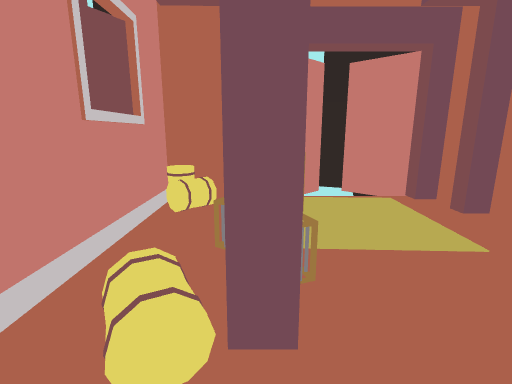
[1] (above)

16 first-person views from a walk through a Unity game level. The camera is 1.5 m above the floor, tilts 12° down and sees 85° across. The floor is counted in squares, 0.5 m on a side. Each view is taken from the middle of a square. On the plan, view 1 faces up. The plan holds only what a view shows up to about 20 squares ahead; the rest is blank.

[2]
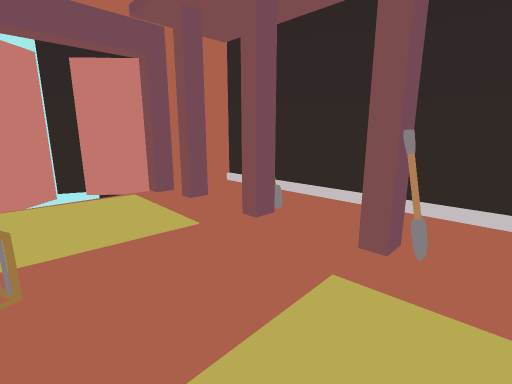

[3]
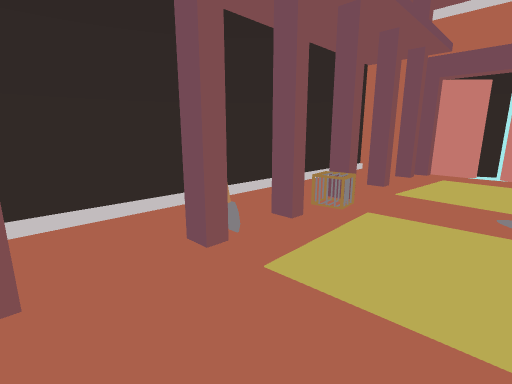

[4]
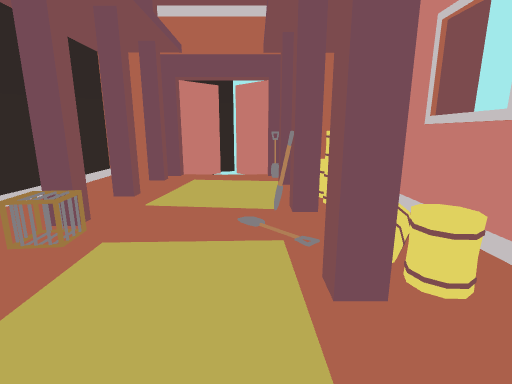

[5]
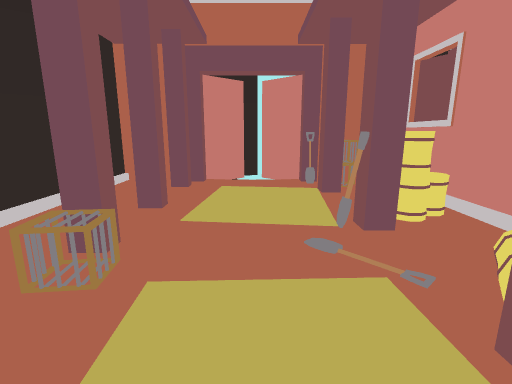

[6]
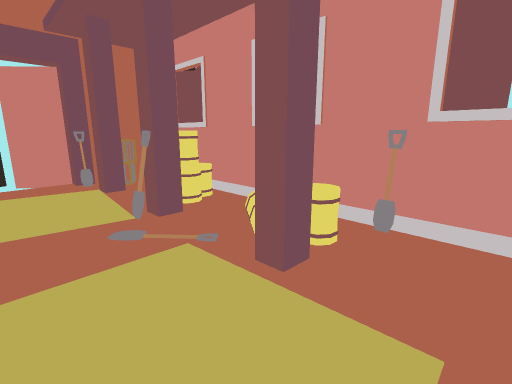

[7]
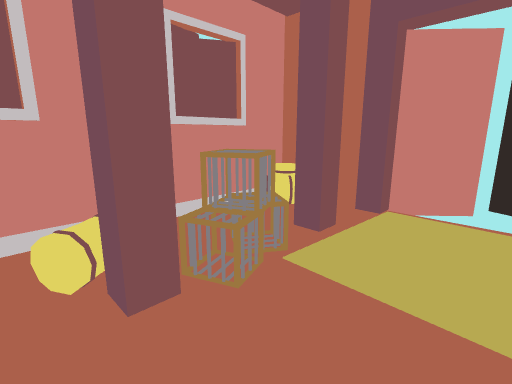

[8]
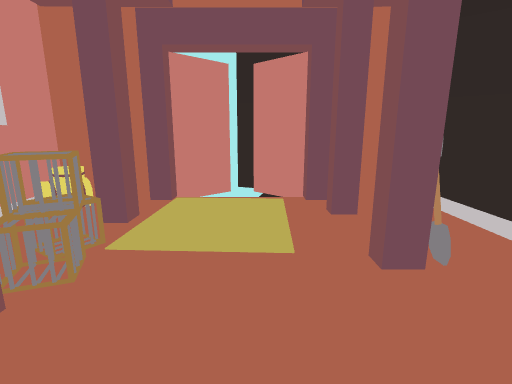

[9]
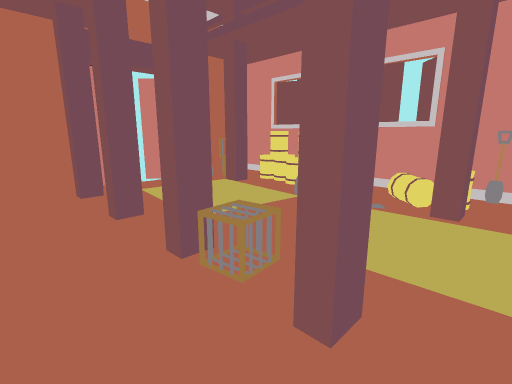

[10]
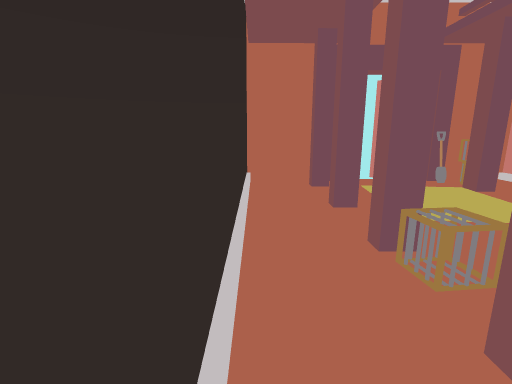

[11]
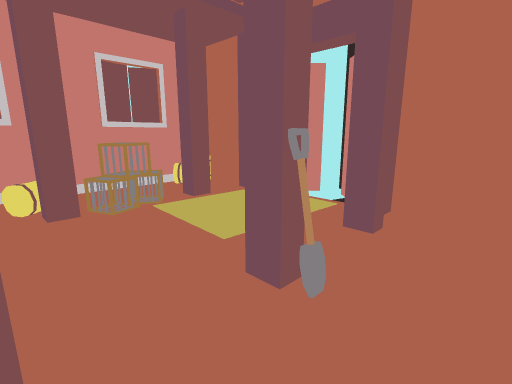

[12]
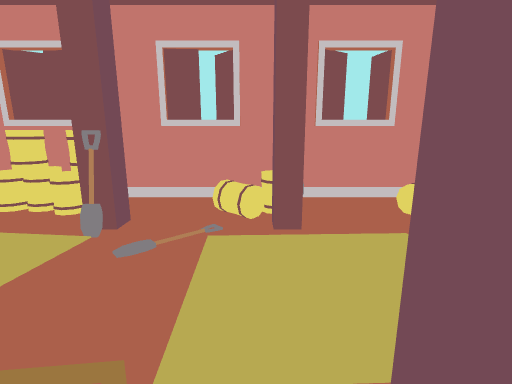

[13]
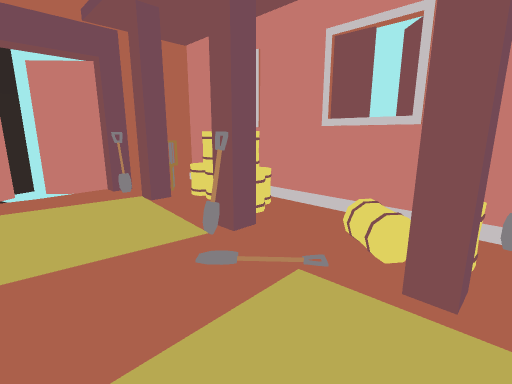

[14]
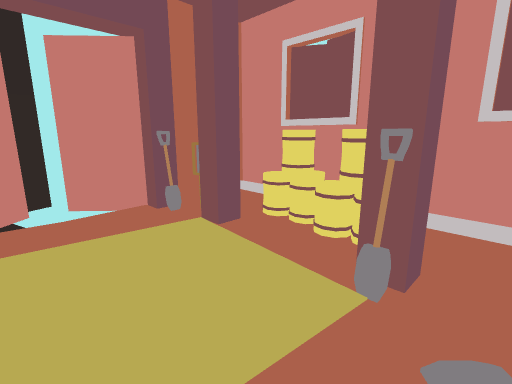

[15]
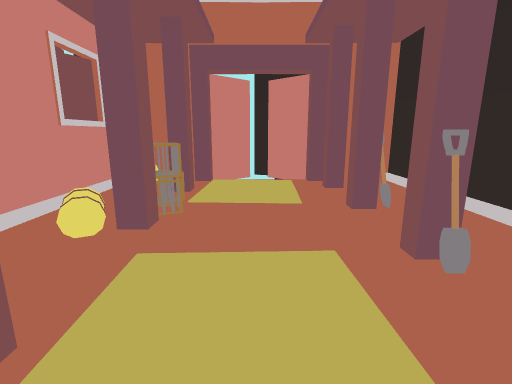

[16]
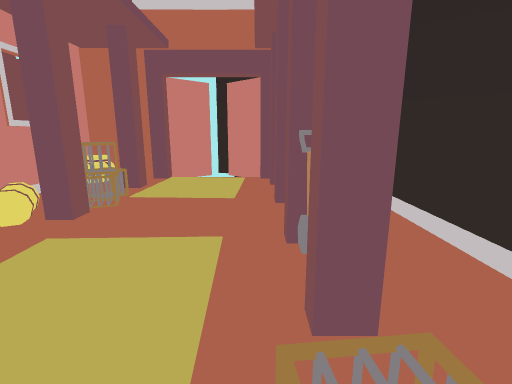

### Floor plan
Key: @ floor where view 1 was taken; # wall or solid block; x gap in a wall; . main floor; - floor 0.25 m lower than the main floor; / step, stairs or slope; = window, fence, low wall or low ledge; ^ raised ledge.
Columns run from 4 left of view 1 to 13 right of it. Each row starts with its distance up from view 1.
 16        ###
 15       ##-##
 14      ##-- ##
 13 ######//// #######
 12 #==.........x....
 11 #==.........##...
 10 #=..#.......##...
  9 #...x............
  8 #..==............
  7 #..###......##...
  6 #..##=......##...
  5 #...==...........
  4 #.==##...........
  3 #.#=#............
  2 #...........##...
  1 #...........##...
  0 #...@............
 -1 #................
 -2 #.^^#.......#....
 -3 #.===............
 -4 #.==.......===...
 -5 #..........===...
 -6 #...........##...
 -7 #................
 -8 #.==##...........
 -9 #=###............
-10 #=##........##...
-11 #=^=........##...
-12 ###=.............
-13 ###=#............
-14 #...#............
-15 #.##=.......#....
-16 #.####......x....
-17 ######..// #######
-18      ##-- ##
-19       ##-##
-20        ###

Positions as (right, up) in squares from view 1, and headings:
1: (0, 0), facing up
2: (1, -1), facing up-right
3: (2, 6), facing down-right
4: (2, 3), facing down
5: (4, 1), facing down
6: (5, 2), facing down-left
7: (5, 2), facing up-left
8: (5, 0), facing up
9: (12, 0), facing down-left
10: (12, 1), facing down
11: (12, 2), facing up-left
12: (9, -3), facing left
13: (6, -1), facing down-left
14: (6, -6), facing down-left
15: (4, -5), facing up
16: (7, -6), facing up
